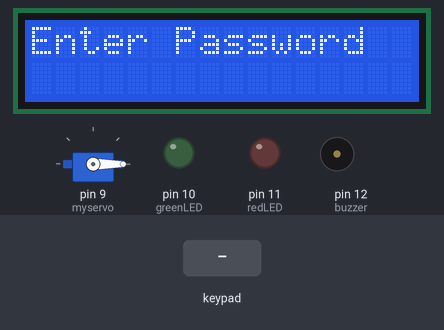
Simulated run of this sketch. Board: Arduino Uno, built with avr-gcc and run on an emulated ATmega328P. On the bench: servo, 16×2 character LCD, output pins drawn as LEDs (lit = HIGH), buzzer (waves = sounding, pin HIGH). The inputs (shaded band) are chosen by the test bench.

Above: at 2.7 s.
2.8 s: keypad keys 8 1 2 3 # pressed 0.4 s apart
At 5.4 s:
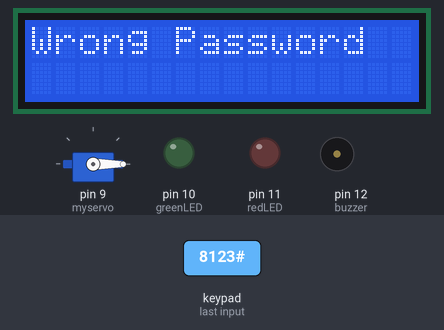
6.3 s: key '1' pressed
At 6.7 s:
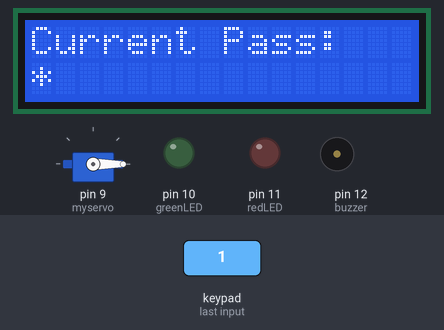
7.8 s: keypad keys 1 2 3 4 pressed 0.4 s apart
At 8.02 s:
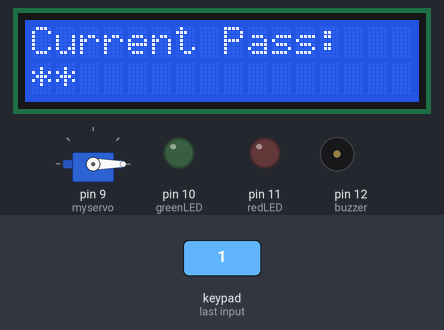
10.9 s: key '2' pressed
At 11.3 s:
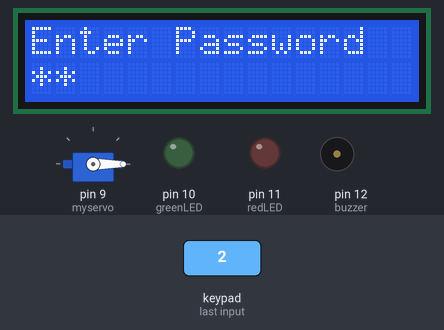
12.4 s: key '3' pressed
At 13.6 s:
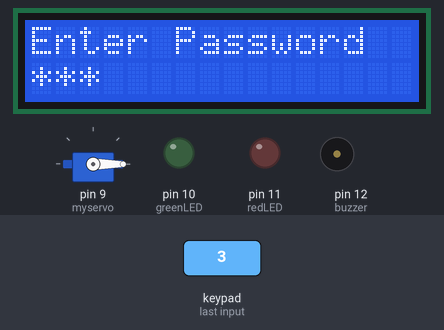
Timing chart, 0 to 14.9 s (numbered marks = the images above; inputs shaded):
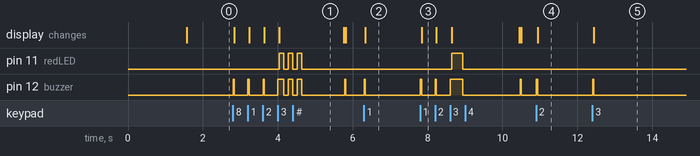

The sketch:

door_lock_placeholder.ino
```cpp
#include <Keypad.h>
#include <LiquidCrystal.h>
#include <Servo.h>
#include <EEPROM.h>

// Your original pin assignments
LiquidCrystal lcd(A0,A1,A2,A3,A4,A5);
Servo myservo;

const int greenLED=10;
const int redLED=11;
const int buzzer=12;

#define Password_Length 5

char Master[Password_Length]="1234"; // This stores the correct password
char Data[Password_Length];            // This temporarily holds what the user types
byte data_count=0;                    // Tracks how many digits have been entered
int attempts=0;                       // Tracks wrong attempts for lockout
bool locked=false;                    // Tracks if system is currently locked out

const byte ROWS=4,COLS=4;
char keys[ROWS][COLS]={
{'1','2','3','A'},
{'4','5','6','B'},
{'7','8','9','C'},
{'*','0','#','D'}
};

// CHANGED: Row 1 is moved from Pin 0 to Pin 8 to fix the 1,2,3,A buttons
byte rowPins[ROWS]={8,1,2,3};
byte colPins[COLS]={4,5,6,7};

Keypad keypad(makeKeymap(keys),rowPins,colPins,ROWS,COLS);

// Function to make a quick beep sound on the buzzer
void beep(int t){digitalWrite(buzzer,HIGH);delay(t);digitalWrite(buzzer,LOW);}

void setup(){
 pinMode(greenLED,OUTPUT);
 pinMode(redLED,OUTPUT);
 pinMode(buzzer,OUTPUT);
 myservo.attach(9);
 myservo.write(0); // Set servo to 0 degrees (Locked)

 // Load the saved password from EEPROM memory on startup
 if(EEPROM.read(0) != 255){
    for(int i=0; i<4; i++) {
      Master[i] = EEPROM.read(i);
    }
 }

 lcd.begin(16,2);
 lcd.print("Smart Door Lock"); // Welcome message
 delay(1500);
 lcd.clear();
}

void loop(){
 // If the system is locked out after 3 wrong tries, wait 30 seconds
 if(locked){
   lcd.setCursor(0,0); lcd.print("System Locked ");
   delay(30000);
   locked=false;
   attempts=0;
   lcd.clear();
 }

 lcd.setCursor(0,0);
 lcd.print("Enter Password");

 char k=keypad.getKey(); // Check if a key was pressed
 if(k){
   beep(30); // Short confirmation beep for any key press

   // IF USER PRESSES '#' - PASSWORD CHANGE ROUTINE START
   if(k=='#'){
      lcd.clear();
      lcd.print("Current Pass:");

      char oldPass[Password_Length];
      byte old_count = 0;

      // Loop to read 4 digits for the current password check
      while(old_count < 4){
        char oldKey = keypad.getKey();
        if(oldKey){
          beep(30);
          oldPass[old_count] = oldKey;
          lcd.setCursor(old_count, 1);
          lcd.print('*');
          old_count++;
        }
      }
      oldPass[4] = '\0'; // End the string properly

      // Compare entered password with the Master password
      if(strcmp(oldPass, Master) == 0){
        lcd.clear();
        lcd.print("New Pass:");
        byte new_count = 0;

        // Loop to read 4 digits for the new password
        while(new_count < 4){
          char newKey = keypad.getKey();
          if(newKey){
            beep(30);
            Master[new_count] = newKey; // Directly save new key into Master array
            lcd.setCursor(new_count, 1);
            lcd.print('*');
            new_count++;
          }
        }

        // Save the newly assigned password to EEPROM permanently
        for(int i=0; i<4; i++) {
          EEPROM.write(i, Master[i]);
        }

        lcd.clear();
        lcd.print("Pass Changed!");
        delay(1500);
      } else {
        // If the current password was wrong, deny access to change it
        lcd.clear();
        lcd.print("Wrong Password!");
        digitalWrite(redLED,HIGH); beep(300); digitalWrite(redLED,LOW);
        delay(1500);
      }

      lcd.clear();
      return; // Return back to the start of the main loop
   }
   // PASSWORD CHANGE ROUTINE END

   Data[data_count]=k; // Store normal key input into our data buffer
   lcd.setCursor(data_count,1);
   lcd.print('*');     // Print a hidden character on screen
   data_count++;
 }

 // If 4 digits are successfully typed out for unlocking
 if(data_count==4){
    Data[4]='\0'; // End the string properly

    // Check if entered password matches the stored Master password
    if(strcmp(Data,Master)==0){
      lcd.clear();
      lcd.print("Access Granted");
      digitalWrite(greenLED,HIGH); // Turn green LED ON
      myservo.write(90);            // Turn servo to 90 degrees (Unlocked)
      beep(300);
      delay(5000);                 // Wait 5 seconds
      myservo.write(0);            // Turn servo back to 0 degrees (Locked)
      digitalWrite(greenLED,LOW);  // Turn green LED OFF
      attempts=0;                  // Reset security attempts back to 0
    }else{
      // If password does not match
      attempts++;
      lcd.clear();
      lcd.print("Wrong Password");
      // Flash red LED and beep 3 times
      for(int i=0;i<3;i++){
        digitalWrite(redLED,HIGH);beep(120);
        digitalWrite(redLED,LOW);delay(120);
      }
      // If 3 incorrect entries are made, flag the system as locked
      if(attempts>=3){
        locked=true;
        digitalWrite(redLED,HIGH);
        digitalWrite(buzzer,HIGH);
        delay(1000);
        digitalWrite(buzzer,LOW);
        digitalWrite(redLED,LOW);
      }
    }
    memset(Data,0,sizeof(Data)); // Clear out the Data input buffer array
    data_count=0;                // Reset counter back to 0 for next time
    delay(1000);
    lcd.clear();
 }
}
```

Measured:
- after the input at 2.8 s, pin 11 (redLED): alternates HIGH for 0.12 s and LOW for 0.12 s, 6 changes in all, then stays LOW, starting after 1.2 s; the display: first changes at once (image 1 shows a later state)
- after the input at 6.3 s, pin 12 (buzzer): LOW → HIGH at once, → LOW 0.03 s later; the display: changes at once (image 2)
- after the input at 7.8 s, pin 11 (redLED): LOW → HIGH after 0.84 s, → LOW 0.30 s later; the display: changes at once (image 3)
- after the input at 10.9 s, pin 12 (buzzer): LOW → HIGH at once, → LOW 0.03 s later; the display: changes at once (image 4)
- after the input at 12.4 s, pin 12 (buzzer): LOW → HIGH at once, → LOW 0.03 s later; the display: changes at once (image 5)
